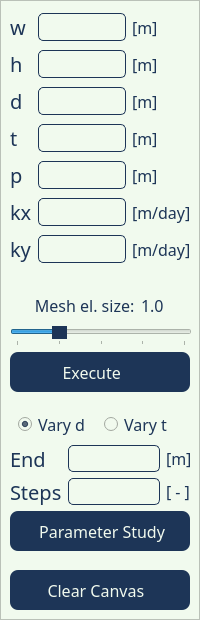
           <widget class="QFrame" name="paramFrame">
            <property name="minimumSize">
             <size>
              <width>200</width>
              <height>620</height>
             </size>
            </property>
            <property name="maximumSize">
             <size>
              <width>200</width>
              <height>620</height>
             </size>
            </property>
            <property name="styleSheet">
             <string notr="true">background-color: rgb(241, 250, 238);</string>
            </property>
            <property name="frameShape">
             <enum>QFrame::StyledPanel</enum>
            </property>
            <property name="frameShadow">
             <enum>QFrame::Raised</enum>
            </property>
            <widget class="QWidget" name="layoutWidget">
             <property name="geometry">
              <rect>
               <x>10</x>
               <y>10</y>
               <width>181</width>
               <height>261</height>
              </rect>
             </property>
             <layout class="QGridLayout" name="inputLayout">
              <item row="0" column="0">
               <widget class="QLabel" name="wLabel">
                <property name="font">
                 <font>
                  <family>Arial Rounded MT Bold</family>
                  
                 </font>
                </property>
                <property name="styleSheet">
                 <string notr="true">color: rgb(29, 53, 87);
font-size: 20px;</string>
                </property>
                <property name="text">
                 <string>w</string>
                </property>
               </widget>
              </item>
              <item row="0" column="1">
               <widget class="QLineEdit" name="wEdit">
                <property name="font">
                 <font>
                  <family>Arial</family>
                  
                 </font>
                </property>
                <property name="styleSheet">
                 <string notr="true">border: 1px solid  rgb(29, 53, 87);
border-radius: 5px;
padding-left: 5px;
padding-right: 5px;
color: rgb(29, 53, 87);
font-size: 20px;</string>
                </property>
                <property name="text">
                 <string/>
                </property>
               </widget>
              </item>
              <item row="0" column="2">
               <widget class="QLabel" name="wULabel">
                <property name="font">
                 <font>
                  <family>Arial Rounded MT Bold</family>
                  
                 </font>
                </property>
                <property name="styleSheet">
                 <string notr="true">color: rgb(29, 53, 87);
font-size: 16px;</string>
                </property>
                <property name="text">
                 <string>[m]</string>
                </property>
               </widget>
              </item>
              <item row="1" column="0">
               <widget class="QLabel" name="hLabel">
                <property name="font">
                 <font>
                  <family>Arial Rounded MT Bold</family>
                  
                 </font>
                </property>
                <property name="styleSheet">
                 <string notr="true">color: rgb(29, 53, 87);
font-size: 20px;</string>
                </property>
                <property name="text">
                 <string>h</string>
                </property>
               </widget>
              </item>
              <item row="1" column="1">
               <widget class="QLineEdit" name="hEdit">
                <property name="font">
                 <font>
                  <family>Arial</family>
                  
                 </font>
                </property>
                <property name="styleSheet">
                 <string notr="true">border: 1px solid  rgb(29, 53, 87);
border-radius: 5px;
padding-left: 5px;
padding-right: 5px;
color: rgb(29, 53, 87);
font-size: 20px;</string>
                </property>
                <property name="text">
                 <string/>
                </property>
               </widget>
              </item>
              <item row="1" column="2">
               <widget class="QLabel" name="hULabel">
                <property name="font">
                 <font>
                  <family>Arial Rounded MT Bold</family>
                  
                 </font>
                </property>
                <property name="styleSheet">
                 <string notr="true">color: rgb(29, 53, 87);
font-size: 16px;</string>
                </property>
                <property name="text">
                 <string>[m]</string>
                </property>
               </widget>
              </item>
              <item row="2" column="0">
               <widget class="QLabel" name="dLabel">
                <property name="font">
                 <font>
                  <family>Arial Rounded MT Bold</family>
                  
                 </font>
                </property>
                <property name="styleSheet">
                 <string notr="true">color: rgb(29, 53, 87);
font-size: 20px;</string>
                </property>
                <property name="text">
                 <string>d</string>
                </property>
               </widget>
              </item>
              <item row="2" column="1">
               <widget class="QLineEdit" name="dEdit">
                <property name="font">
                 <font>
                  <family>Arial</family>
                  
                 </font>
                </property>
                <property name="styleSheet">
                 <string notr="true">border: 1px solid  rgb(29, 53, 87);
border-radius: 5px;
padding-left: 5px;
padding-right: 5px;
color: rgb(29, 53, 87);
font-size: 20px;</string>
                </property>
                <property name="text">
                 <string/>
                </property>
               </widget>
              </item>
              <item row="2" column="2">
               <widget class="QLabel" name="dULabel">
                <property name="font">
                 <font>
                  <family>Arial Rounded MT Bold</family>
                  
                 </font>
                </property>
                <property name="styleSheet">
                 <string notr="true">color: rgb(29, 53, 87);
font-size: 16px;</string>
                </property>
                <property name="text">
                 <string>[m]</string>
                </property>
               </widget>
              </item>
              <item row="3" column="0">
               <widget class="QLabel" name="tLabel">
                <property name="font">
                 <font>
                  <family>Arial Rounded MT Bold</family>
                  
                 </font>
                </property>
                <property name="styleSheet">
                 <string notr="true">color: rgb(29, 53, 87);
font-size: 20px;</string>
                </property>
                <property name="text">
                 <string>t</string>
                </property>
               </widget>
              </item>
              <item row="3" column="1">
               <widget class="QLineEdit" name="tEdit">
                <property name="font">
                 <font>
                  <family>Arial</family>
                  
                 </font>
                </property>
                <property name="styleSheet">
                 <string notr="true">border: 1px solid  rgb(29, 53, 87);
border-radius: 5px;
padding-left: 5px;
padding-right: 5px;
color: rgb(29, 53, 87);
font-size: 20px;</string>
                </property>
                <property name="text">
                 <string/>
                </property>
               </widget>
              </item>
              <item row="3" column="2">
               <widget class="QLabel" name="tULabel">
                <property name="font">
                 <font>
                  <family>Arial Rounded MT Bold</family>
                  
                 </font>
                </property>
                <property name="styleSheet">
                 <string notr="true">color: rgb(29, 53, 87);
font-size: 16px;</string>
                </property>
                <property name="text">
                 <string>[m]</string>
                </property>
               </widget>
              </item>
              <item row="4" column="0">
               <widget class="QLabel" name="pLabel">
                <property name="font">
                 <font>
                  <family>Arial Rounded MT Bold</family>
                  
                 </font>
                </property>
                <property name="styleSheet">
                 <string notr="true">color: rgb(29, 53, 87);
font-size: 20px;</string>
                </property>
                <property name="text">
                 <string>p</string>
                </property>
               </widget>
              </item>
              <item row="4" column="1">
               <widget class="QLineEdit" name="pEdit">
                <property name="font">
                 <font>
                  <family>Arial</family>
                  
                 </font>
                </property>
                <property name="styleSheet">
                 <string notr="true">border: 1px solid  rgb(29, 53, 87);
border-radius: 5px;
padding-left: 5px;
padding-right: 5px;
color: rgb(29, 53, 87);
font-size: 20px;</string>
                </property>
                <property name="text">
                 <string/>
                </property>
               </widget>
              </item>
              <item row="4" column="2">
               <widget class="QLabel" name="pULabel">
                <property name="font">
                 <font>
                  <family>Arial Rounded MT Bold</family>
                  
                 </font>
                </property>
                <property name="styleSheet">
                 <string notr="true">color: rgb(29, 53, 87);
font-size: 16px;</string>
                </property>
                <property name="text">
                 <string>[m]</string>
                </property>
               </widget>
              </item>
              <item row="5" column="0">
               <widget class="QLabel" name="kxLabel">
                <property name="font">
                 <font>
                  <family>Arial Rounded MT Bold</family>
                  
                 </font>
                </property>
                <property name="styleSheet">
                 <string notr="true">color: rgb(29, 53, 87);
font-size: 20px;</string>
                </property>
                <property name="text">
                 <string>kx</string>
                </property>
               </widget>
              </item>
              <item row="5" column="1">
               <widget class="QLineEdit" name="kxEdit">
                <property name="font">
                 <font>
                  <family>Arial</family>
                  
                 </font>
                </property>
                <property name="styleSheet">
                 <string notr="true">border: 1px solid  rgb(29, 53, 87);
border-radius: 5px;
padding-left: 5px;
padding-right: 5px;
color: rgb(29, 53, 87);
font-size: 20px;</string>
                </property>
                <property name="text">
                 <string/>
                </property>
               </widget>
              </item>
              <item row="5" column="2">
               <widget class="QLabel" name="kxULabel">
                <property name="font">
                 <font>
                  <family>Arial Rounded MT Bold</family>
                  
                 </font>
                </property>
                <property name="styleSheet">
                 <string notr="true">color: rgb(29, 53, 87);
font-size: 16px;</string>
                </property>
                <property name="text">
                 <string>[m/day]</string>
                </property>
               </widget>
              </item>
              <item row="6" column="0">
               <widget class="QLabel" name="kyLabel">
                <property name="font">
                 <font>
                  <family>Arial Rounded MT Bold</family>
                  
                 </font>
                </property>
                <property name="styleSheet">
                 <string notr="true">color: rgb(29, 53, 87);
font-size: 20px;</string>
                </property>
                <property name="text">
                 <string>ky</string>
                </property>
               </widget>
              </item>
              <item row="6" column="1">
               <widget class="QLineEdit" name="kyEdit">
                <property name="font">
                 <font>
                  <family>Arial</family>
                  
                 </font>
                </property>
                <property name="styleSheet">
                 <string notr="true">border: 1px solid  rgb(29, 53, 87);
border-radius: 5px;
padding-left: 5px;
padding-right: 5px;
color: rgb(29, 53, 87);
font-size: 20px;</string>
                </property>
                <property name="text">
                 <string/>
                </property>
               </widget>
              </item>
              <item row="6" column="2">
               <widget class="QLabel" name="kyULabel">
                <property name="font">
                 <font>
                  <family>Arial Rounded MT Bold</family>
                  
                 </font>
                </property>
                <property name="styleSheet">
                 <string notr="true">color: rgb(29, 53, 87);
font-size: 16px;</string>
                </property>
                <property name="text">
                 <string>[m/day]</string>
                </property>
               </widget>
              </item>
             </layout>
            </widget>
            <widget class="QWidget" name="layoutWidget">
             <property name="geometry">
              <rect>
               <x>10</x>
               <y>290</y>
               <width>182</width>
               <height>102</height>
              </rect>
             </property>
             <layout class="QGridLayout" name="meshLayout">
              <item row="1" column="0" colspan="2">
               <widget class="QSlider" name="meshSlider">
                <property name="styleSheet">
                 <string notr="true">QSlider::handle:horizontal {
	background-color: rgb(29, 53, 87);
}

QSlider:handle:horizontal:hover, QSlider:handle:horizontal:pressed {	
	background-color: #457B9D;
}</string>
                </property>
                <property name="minimum">
                 <number>5</number>
                </property>
                <property name="maximum">
                 <number>25</number>
                </property>
                <property name="singleStep">
                 <number>1</number>
                </property>
                <property name="value">
                 <number>10</number>
                </property>
                <property name="orientation">
                 <enum>Qt::Horizontal</enum>
                </property>
                <property name="tickPosition">
                 <enum>QSlider::TicksBelow</enum>
                </property>
                <property name="tickInterval">
                 <number>5</number>
                </property>
               </widget>
              </item>
              <item row="0" column="1" alignment="Qt::AlignLeft">
               <widget class="QLabel" name="meshLabel">
                <property name="minimumSize">
                 <size>
                  <width>20</width>
                  <height>0</height>
                 </size>
                </property>
                <property name="font">
                 <font>
                  <family>Arial Rounded MT Bold</family>
                  
                 </font>
                </property>
                <property name="styleSheet">
                 <string notr="true">color: rgb(29, 53, 87);
font-size: 16px;</string>
                </property>
                <property name="text">
                 <string>1.0</string>
                </property>
               </widget>
              </item>
              <item row="2" column="0" colspan="2">
               <widget class="QPushButton" name="executeButton">
                <property name="minimumSize">
                 <size>
                  <width>180</width>
                  <height>40</height>
                 </size>
                </property>
                <property name="maximumSize">
                 <size>
                  <width>180</width>
                  <height>40</height>
                 </size>
                </property>
                <property name="font">
                 <font>
                  <family>Arial Rounded MT Bold</family>
                  
                 </font>
                </property>
                <property name="toolTip">
                 <string/>
                </property>
                <property name="styleSheet">
                 <string notr="true">QPushButton {
	background-color: rgb(29, 53, 87);
	color: rgb(241, 250, 238);
	border: none;
	border-radius: 8px;
	font-size: 16px;
}
QPushButton:hover {
	background-color: rgb(69, 123, 157);
}
QPushButton:disabled {
   background-color: rgb(150,150,150);
}</string>
                </property>
                <property name="text">
                 <string>       Execute           </string>
                </property>
                <property name="icon">
                 <iconset>
                  <normaloff>Assets/play24.png</normaloff>Assets/play24.png</iconset>
                </property>
                <property name="autoRepeat">
                 <bool>false</bool>
                </property>
               </widget>
              </item>
              <item row="0" column="0">
               <widget class="QLabel" name="meshSizeLabel">
                <property name="minimumSize">
                 <size>
                  <width>20</width>
                  <height>0</height>
                 </size>
                </property>
                <property name="font">
                 <font>
                  <family>Arial Rounded MT Bold</family>
                  
                 </font>
                </property>
                <property name="styleSheet">
                 <string notr="true">color: rgb(29, 53, 87);
font-size: 16px;</string>
                </property>
                <property name="text">
                 <string>      Mesh el. size:</string>
                </property>
               </widget>
              </item>
             </layout>
            </widget>
            <widget class="QWidget" name="layoutWidget">
             <property name="geometry">
              <rect>
               <x>10</x>
               <y>410</y>
               <width>182</width>
               <height>141</height>
              </rect>
             </property>
             <layout class="QGridLayout" name="paramLayout">
              <item row="1" column="0" colspan="2">
               <layout class="QGridLayout" name="paramInputLayout">
                <item row="1" column="2">
                 <widget class="QLabel" name="stepULabel">
                  <property name="font">
                   <font>
                    <family>Arial Rounded MT Bold</family>
                    
                   </font>
                  </property>
                  <property name="styleSheet">
                   <string notr="true">color: rgb(29, 53, 87);
font-size: 16px;</string>
                  </property>
                  <property name="text">
                   <string>[ - ]</string>
                  </property>
                 </widget>
                </item>
                <item row="0" column="2">
                 <widget class="QLabel" name="endULabel">
                  <property name="font">
                   <font>
                    <family>Arial Rounded MT Bold</family>
                    
                   </font>
                  </property>
                  <property name="styleSheet">
                   <string notr="true">color: rgb(29, 53, 87);
font-size: 16px;</string>
                  </property>
                  <property name="text">
                   <string>[m]</string>
                  </property>
                 </widget>
                </item>
                <item row="0" column="1">
                 <widget class="QLineEdit" name="endEdit">
                  <property name="font">
                   <font>
                    <family>Arial</family>
                    
                   </font>
                  </property>
                  <property name="styleSheet">
                   <string notr="true">border: 1px solid  rgb(29, 53, 87);
border-radius: 5px;
padding-left: 5px;
padding-right: 5px;
color: rgb(29, 53, 87);
font-size: 20px;</string>
                  </property>
                  <property name="text">
                   <string/>
                  </property>
                 </widget>
                </item>
                <item row="1" column="1">
                 <widget class="QLineEdit" name="stepEdit">
                  <property name="font">
                   <font>
                    <family>Arial</family>
                    
                   </font>
                  </property>
                  <property name="styleSheet">
                   <string notr="true">border: 1px solid  rgb(29, 53, 87);
border-radius: 5px;
padding-left: 5px;
padding-right: 5px;
color: rgb(29, 53, 87);
font-size: 20px;</string>
                  </property>
                  <property name="text">
                   <string/>
                  </property>
                 </widget>
                </item>
                <item row="1" column="0">
                 <widget class="QLabel" name="stepLabel">
                  <property name="font">
                   <font>
                    <family>Arial Rounded MT Bold</family>
                    
                   </font>
                  </property>
                  <property name="styleSheet">
                   <string notr="true">color: rgb(29, 53, 87);
font-size: 20px;</string>
                  </property>
                  <property name="text">
                   <string>Steps</string>
                  </property>
                 </widget>
                </item>
                <item row="0" column="0">
                 <widget class="QLabel" name="endLabel">
                  <property name="font">
                   <font>
                    <family>Arial Rounded MT Bold</family>
                    
                   </font>
                  </property>
                  <property name="styleSheet">
                   <string notr="true">color: rgb(29, 53, 87);
font-size: 20px;</string>
                  </property>
                  <property name="text">
                   <string>End</string>
                  </property>
                 </widget>
                </item>
               </layout>
              </item>
              <item row="0" column="0" alignment="Qt::AlignHCenter">
               <widget class="QRadioButton" name="dRadio">
                <property name="font">
                 <font>
                  <family>Arial Rounded MT Bold</family>
                  
                 </font>
                </property>
                <property name="styleSheet">
                 <string notr="true">color: rgb(29, 53, 87);
font-size: 16px;</string>
                </property>
                <property name="text">
                 <string>Vary d</string>
                </property>
                <property name="checked">
                 <bool>true</bool>
                </property>
               </widget>
              </item>
              <item row="2" column="0" colspan="2">
               <widget class="QPushButton" name="paraButton">
                <property name="minimumSize">
                 <size>
                  <width>180</width>
                  <height>40</height>
                 </size>
                </property>
                <property name="maximumSize">
                 <size>
                  <width>180</width>
                  <height>40</height>
                 </size>
                </property>
                <property name="font">
                 <font>
                  <family>Arial Rounded MT Bold</family>
                  
                 </font>
                </property>
                <property name="toolTip">
                 <string/>
                </property>
                <property name="styleSheet">
                 <string notr="true">QPushButton {
	background-color: rgb(29, 53, 87);
	color: rgb(241, 250, 238);
	border: none;
	border-radius: 8px;
	font-size: 16px;
}
QPushButton:hover {
	background-color: rgb(69, 123, 157);
}
QPushButton:disabled {
   background-color: rgb(150,150,150);
}</string>
                </property>
                <property name="text">
                 <string> Parameter Study</string>
                </property>
                <property name="icon">
                 <iconset>
                  <normaloff>Assets/para.png</normaloff>Assets/para.png</iconset>
                </property>
                <property name="autoRepeat">
                 <bool>false</bool>
                </property>
               </widget>
              </item>
              <item row="0" column="1" alignment="Qt::AlignLeft">
               <widget class="QRadioButton" name="tRadio">
                <property name="font">
                 <font>
                  <family>Arial Rounded MT Bold</family>
                  
                 </font>
                </property>
                <property name="styleSheet">
                 <string notr="true">color: rgb(29, 53, 87);
font-size: 16px;</string>
                </property>
                <property name="text">
                 <string>Vary t</string>
                </property>
               </widget>
              </item>
             </layout>
            </widget>
            <widget class="QPushButton" name="clearCanvasButton">
             <property name="geometry">
              <rect>
               <x>10</x>
               <y>570</y>
               <width>180</width>
               <height>40</height>
              </rect>
             </property>
             <property name="minimumSize">
              <size>
               <width>180</width>
               <height>40</height>
              </size>
             </property>
             <property name="maximumSize">
              <size>
               <width>180</width>
               <height>40</height>
              </size>
             </property>
             <property name="font">
              <font>
               <family>Arial Rounded MT Bold</family>
               
              </font>
             </property>
             <property name="toolTip">
              <string/>
             </property>
             <property name="styleSheet">
              <string notr="true">QPushButton {
	background-color: rgb(29, 53, 87);
	color: rgb(241, 250, 238);
	border: none;
	border-radius: 8px;
	font-size: 16px;
}
QPushButton:hover {
	background-color: rgb(69, 123, 157);
}
QPushButton:disabled {
   background-color: rgb(150,150,150);
}</string>
             </property>
             <property name="text">
              <string>   Clear Canvas     </string>
             </property>
             <property name="icon">
              <iconset>
               <normaloff>Assets/clear24.png</normaloff>Assets/clear24.png</iconset>
             </property>
            </widget>
           </widget>
